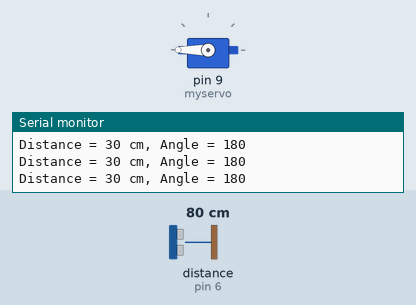
A sketch run on a simulated Arduino Uno, built with avr-gcc and run on an emulated ATmega328P. Parts: servo, the last lines printed to the serial monitor. Wiring (inferred from the names in the program): ultrasonic range finder: trigger pin 7; echo pin 6. The inputs (shaded band) are chosen by the test bench; at power-on: distance to the obstacle (sensor on pin 6) 80 cm. The echo pulse lasts 58.3 µs per cm.

Above: at 1.2 s.
1.3 s: distance to the obstacle (sensor on pin 6) set to 2 cm
At 2.7 s:
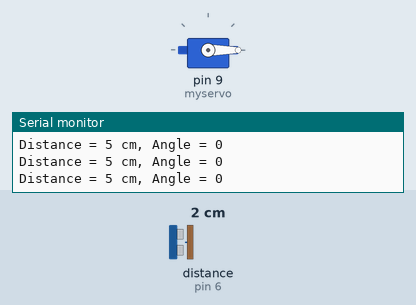
3.0 s: distance to the obstacle (sensor on pin 6) set to 9 cm
At 4.1 s:
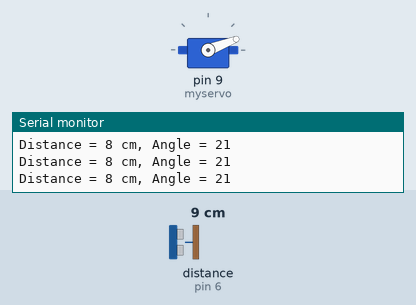
4.5 s: distance to the obstacle (sensor on pin 6) set to 18 cm
At 5.6 s:
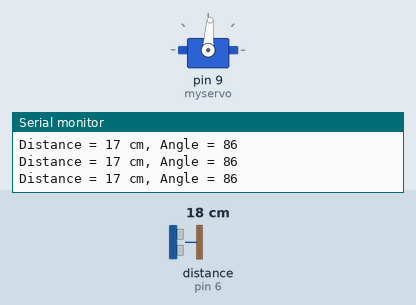
6.0 s: distance to the obstacle (sensor on pin 6) set to 4 cm
At 7.2 s:
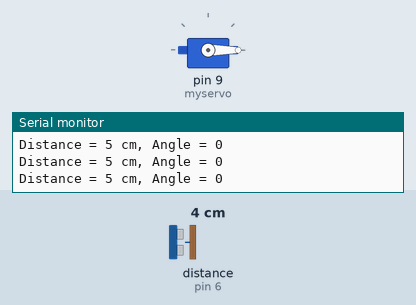
7.5 s: distance to the obstacle (sensor on pin 6) set to 35 cm
At 8.7 s:
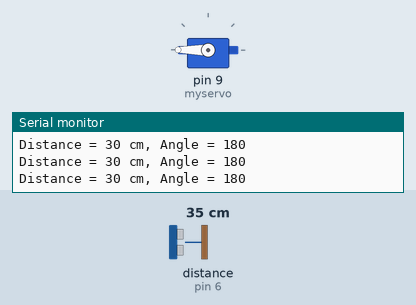
Timing chart, 0 to 10.0 s (numbered marks = the images above; inputs shaded):
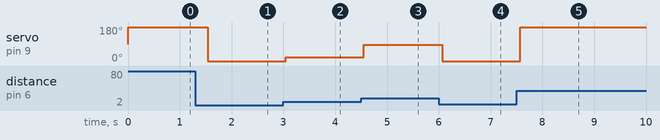

The sketch:

Task2_2.ino
```cpp
#include <Servo.h>
Servo myservo;
const int trigPin = 7;
const int echoPin = 6;
void setup() {
  myservo.attach(9);
  pinMode(trigPin, OUTPUT);
  pinMode(echoPin, INPUT);
  Serial.begin(9600);
}
void loop() {
  digitalWrite(trigPin, LOW);
  delayMicroseconds(2);
  digitalWrite(trigPin, HIGH);
  delayMicroseconds(10);
  digitalWrite(trigPin, LOW);
  long duration = pulseIn(echoPin, HIGH);// 接收反射回來的時間
  int distance = duration * 0.034 / 2;
  distance = constrain(distance, 5, 30);
  int angle = map(distance, 5, 30, 0, 180);
  myservo.write(angle);
  Serial.print("Distance = ");
  Serial.print(distance);
  Serial.print(" cm, Angle = ");
  Serial.println(angle);
  delay(250);
}
```

Measured:
- after the input at 1.3 s, servo on pin 9 (myservo): 180° → 0° after 0.24 s
- after the input at 3.0 s, servo on pin 9 (myservo): 0° → 21° at once
- after the input at 4.5 s, servo on pin 9 (myservo): 21° → 86° after 0.05 s
- after the input at 6.0 s, servo on pin 9 (myservo): 86° → 0° after 0.06 s
- after the input at 7.5 s, servo on pin 9 (myservo): 0° → 180° after 0.07 s
